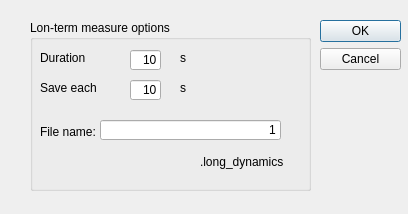
<?xml version="1.0" encoding="UTF-8"?>
<ui version="4.0">
 <class>Dialog</class>
 <widget class="QDialog" name="Dialog">
  <property name="geometry">
   <rect>
    <x>0</x>
    <y>0</y>
    <width>408</width>
    <height>214</height>
   </rect>
  </property>
  <property name="windowTitle">
   <string>Dialog</string>
  </property>
  <widget class="QDialogButtonBox" name="buttonBox">
   <property name="geometry">
    <rect>
     <x>320</x>
     <y>20</y>
     <width>81</width>
     <height>61</height>
    </rect>
   </property>
   <property name="orientation">
    <enum>Qt::Vertical</enum>
   </property>
   <property name="standardButtons">
    <set>QDialogButtonBox::Cancel|QDialogButtonBox::Ok</set>
   </property>
  </widget>
  <widget class="QGroupBox" name="groupBox_4">
   <property name="geometry">
    <rect>
     <x>30</x>
     <y>20</y>
     <width>281</width>
     <height>171</height>
    </rect>
   </property>
   <property name="title">
    <string>Lon-term measure options</string>
   </property>
   <widget class="QLabel" name="label_36">
    <property name="geometry">
     <rect>
      <x>10</x>
      <y>30</y>
      <width>71</width>
      <height>16</height>
     </rect>
    </property>
    <property name="text">
     <string>Duration</string>
    </property>
   </widget>
   <widget class="QLineEdit" name="lineEdit_duration">
    <property name="geometry">
     <rect>
      <x>100</x>
      <y>30</y>
      <width>31</width>
      <height>20</height>
     </rect>
    </property>
    <property name="text">
     <string>10</string>
    </property>
    <property name="alignment">
     <set>Qt::AlignRight|Qt::AlignTrailing|Qt::AlignVCenter</set>
    </property>
   </widget>
   <widget class="QLineEdit" name="lineEdit_sleep_time">
    <property name="geometry">
     <rect>
      <x>100</x>
      <y>60</y>
      <width>31</width>
      <height>20</height>
     </rect>
    </property>
    <property name="text">
     <string>10</string>
    </property>
    <property name="alignment">
     <set>Qt::AlignRight|Qt::AlignTrailing|Qt::AlignVCenter</set>
    </property>
   </widget>
   <widget class="QLabel" name="label_35">
    <property name="geometry">
     <rect>
      <x>150</x>
      <y>60</y>
      <width>61</width>
      <height>16</height>
     </rect>
    </property>
    <property name="text">
     <string>s</string>
    </property>
   </widget>
   <widget class="QLabel" name="label_33">
    <property name="geometry">
     <rect>
      <x>10</x>
      <y>60</y>
      <width>71</width>
      <height>16</height>
     </rect>
    </property>
    <property name="text">
     <string>Save each </string>
    </property>
   </widget>
   <widget class="QLabel" name="label_37">
    <property name="geometry">
     <rect>
      <x>150</x>
      <y>30</y>
      <width>16</width>
      <height>16</height>
     </rect>
    </property>
    <property name="text">
     <string>s</string>
    </property>
   </widget>
   <widget class="QLabel" name="label_folder_to_save_7">
    <property name="geometry">
     <rect>
      <x>10</x>
      <y>100</y>
      <width>61</width>
      <height>23</height>
     </rect>
    </property>
    <property name="text">
     <string>File name:</string>
    </property>
   </widget>
   <widget class="QLineEdit" name="lineEdit_file_name">
    <property name="geometry">
     <rect>
      <x>70</x>
      <y>100</y>
      <width>181</width>
      <height>20</height>
     </rect>
    </property>
    <property name="text">
     <string>1</string>
    </property>
    <property name="alignment">
     <set>Qt::AlignRight|Qt::AlignTrailing|Qt::AlignVCenter</set>
    </property>
   </widget>
   <widget class="QLabel" name="label_folder_to_save_6">
    <property name="geometry">
     <rect>
      <x>170</x>
      <y>130</y>
      <width>101</width>
      <height>23</height>
     </rect>
    </property>
    <property name="text">
     <string>.long_dynamics</string>
    </property>
   </widget>
  </widget>
 </widget>
 <resources/>
 <connections>
  <connection>
   <sender>buttonBox</sender>
   <signal>accepted()</signal>
   <receiver>Dialog</receiver>
   <slot>accept()</slot>
   <hints>
    <hint type="sourcelabel">
     <x>248</x>
     <y>254</y>
    </hint>
    <hint type="destinationlabel">
     <x>157</x>
     <y>274</y>
    </hint>
   </hints>
  </connection>
  <connection>
   <sender>buttonBox</sender>
   <signal>rejected()</signal>
   <receiver>Dialog</receiver>
   <slot>reject()</slot>
   <hints>
    <hint type="sourcelabel">
     <x>316</x>
     <y>260</y>
    </hint>
    <hint type="destinationlabel">
     <x>286</x>
     <y>274</y>
    </hint>
   </hints>
  </connection>
 </connections>
</ui>
